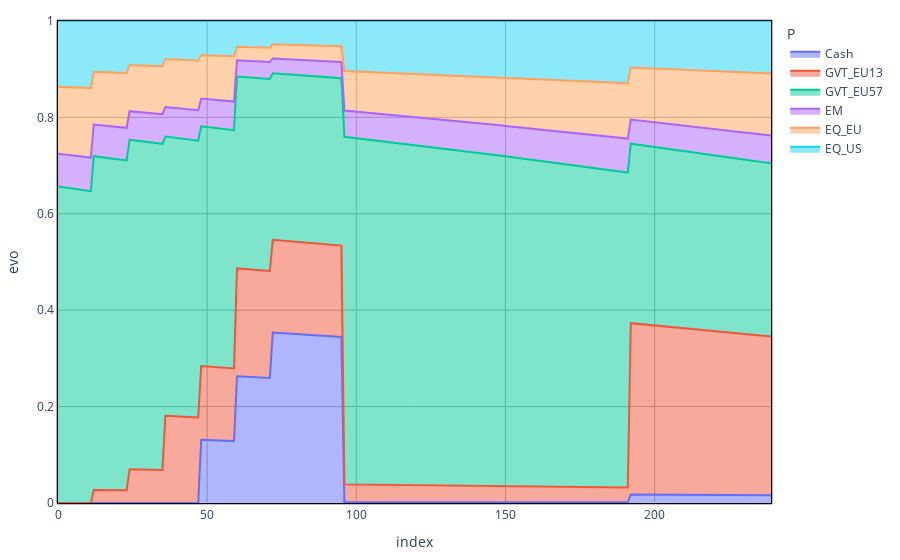
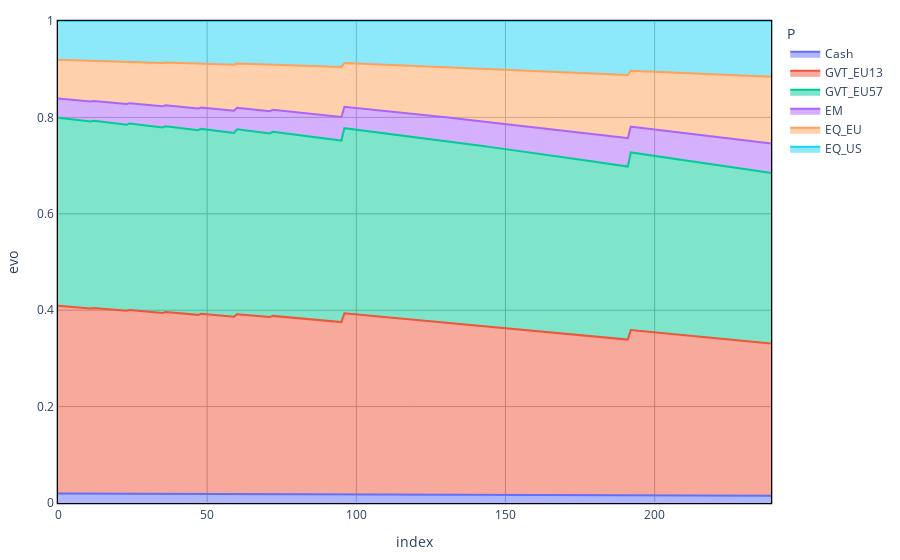

Source (notebook cell) for these figures, in order:
### Code cell
n_scen = None
perc = True
#print([solution[l][n_scen].varValue for l in Lt])
plt = ALMc.AssetAllocationChart(problem,sol,n_scen=n_scen, perc = perc)
plt.show()
plt = ALMc.AssetAllocationChart(problem,sol_bah,n_scen=n_scen, perc = perc)
plt.show()

### Figure 1 — Plotly figure (JSON) as saved in the notebook; plotly's stock layout.template omitted (floating-point values rounded to 4 significant figures; data arrays with more than 128 entries replaced by an {"elided": "..."} marker saying what was removed)
{"data": [{"hovertemplate": "P=Cash<br>index=%{x}<br>evo=%{y}<extra></extra>", "legendgroup": "Cash", "line": {"color": "#636efa"}, "mode": "lines", "name": "Cash", "orientation": "v", "showlegend": true, "stackgroup": "1", "type": "scatter", "x": {"elided": "240 int values"}, "xaxis": "x", "y": {"elided": "240 float values"}, "yaxis": "y"}, {"hovertemplate": "P=GVT_EU13<br>index=%{x}<br>evo=%{y}<extra></extra>", "legendgroup": "GVT_EU13", "line": {"color": "#EF553B"}, "mode": "lines", "name": "GVT_EU13", "orientation": "v", "showlegend": true, "stackgroup": "1", "type": "scatter", "x": {"elided": "240 int values"}, "xaxis": "x", "y": {"elided": "240 float values"}, "yaxis": "y"}, {"hovertemplate": "P=GVT_EU57<br>index=%{x}<br>evo=%{y}<extra></extra>", "legendgroup": "GVT_EU57", "line": {"color": "#00cc96"}, "mode": "lines", "name": "GVT_EU57", "orientation": "v", "showlegend": true, "stackgroup": "1", "type": "scatter", "x": {"elided": "240 int values"}, "xaxis": "x", "y": {"elided": "240 float values"}, "yaxis": "y"}, {"hovertemplate": "P=EM<br>index=%{x}<br>evo=%{y}<extra></extra>", "legendgroup": "EM", "line": {"color": "#ab63fa"}, "mode": "lines", "name": "EM", "orientation": "v", "showlegend": true, "stackgroup": "1", "type": "scatter", "x": {"elided": "240 int values"}, "xaxis": "x", "y": {"elided": "240 float values"}, "yaxis": "y"}, {"hovertemplate": "P=EQ_EU<br>index=%{x}<br>evo=%{y}<extra></extra>", "legendgroup": "EQ_EU", "line": {"color": "#FFA15A"}, "mode": "lines", "name": "EQ_EU", "orientation": "v", "showlegend": true, "stackgroup": "1", "type": "scatter", "x": {"elided": "240 int values"}, "xaxis": "x", "y": {"elided": "240 float values"}, "yaxis": "y"}, {"hovertemplate": "P=EQ_US<br>index=%{x}<br>evo=%{y}<extra></extra>", "legendgroup": "EQ_US", "line": {"color": "#19d3f3"}, "mode": "lines", "name": "EQ_US", "orientation": "v", "showlegend": true, "stackgroup": "1", "type": "scatter", "x": {"elided": "240 int values"}, "xaxis": "x", "y": {"elided": "240 float values"}, "yaxis": "y"}], "layout": {"legend": {"title": {"text": "P"}, "tracegroupgap": 0}, "margin": {"b": 20, "l": 20, "r": 20, "t": 20}, "paper_bgcolor": "white", "plot_bgcolor": "white", "showlegend": true, "xaxis": {"anchor": "y", "domain": [0, 1], "gridcolor": "darkgray", "gridwidth": 1, "linecolor": "black", "linewidth": 1.3, "mirror": true, "range": [0, 239], "showgrid": true, "showline": true, "title": {"text": "index"}}, "yaxis": {"anchor": "x", "domain": [0, 1], "gridcolor": "darkgray", "gridwidth": 1, "linecolor": "black", "linewidth": 1.3, "mirror": true, "range": [0, 1], "showgrid": true, "showline": true, "title": {"text": "evo"}}}}

### Figure 2 — Plotly figure (JSON) as saved in the notebook; plotly's stock layout.template omitted (floating-point values rounded to 4 significant figures; data arrays with more than 128 entries replaced by an {"elided": "..."} marker saying what was removed)
{"data": [{"hovertemplate": "P=Cash<br>index=%{x}<br>evo=%{y}<extra></extra>", "legendgroup": "Cash", "line": {"color": "#636efa"}, "mode": "lines", "name": "Cash", "orientation": "v", "showlegend": true, "stackgroup": "1", "type": "scatter", "x": {"elided": "240 int values"}, "xaxis": "x", "y": {"elided": "240 float values"}, "yaxis": "y"}, {"hovertemplate": "P=GVT_EU13<br>index=%{x}<br>evo=%{y}<extra></extra>", "legendgroup": "GVT_EU13", "line": {"color": "#EF553B"}, "mode": "lines", "name": "GVT_EU13", "orientation": "v", "showlegend": true, "stackgroup": "1", "type": "scatter", "x": {"elided": "240 int values"}, "xaxis": "x", "y": {"elided": "240 float values"}, "yaxis": "y"}, {"hovertemplate": "P=GVT_EU57<br>index=%{x}<br>evo=%{y}<extra></extra>", "legendgroup": "GVT_EU57", "line": {"color": "#00cc96"}, "mode": "lines", "name": "GVT_EU57", "orientation": "v", "showlegend": true, "stackgroup": "1", "type": "scatter", "x": {"elided": "240 int values"}, "xaxis": "x", "y": {"elided": "240 float values"}, "yaxis": "y"}, {"hovertemplate": "P=EM<br>index=%{x}<br>evo=%{y}<extra></extra>", "legendgroup": "EM", "line": {"color": "#ab63fa"}, "mode": "lines", "name": "EM", "orientation": "v", "showlegend": true, "stackgroup": "1", "type": "scatter", "x": {"elided": "240 int values"}, "xaxis": "x", "y": {"elided": "240 float values"}, "yaxis": "y"}, {"hovertemplate": "P=EQ_EU<br>index=%{x}<br>evo=%{y}<extra></extra>", "legendgroup": "EQ_EU", "line": {"color": "#FFA15A"}, "mode": "lines", "name": "EQ_EU", "orientation": "v", "showlegend": true, "stackgroup": "1", "type": "scatter", "x": {"elided": "240 int values"}, "xaxis": "x", "y": {"elided": "240 float values"}, "yaxis": "y"}, {"hovertemplate": "P=EQ_US<br>index=%{x}<br>evo=%{y}<extra></extra>", "legendgroup": "EQ_US", "line": {"color": "#19d3f3"}, "mode": "lines", "name": "EQ_US", "orientation": "v", "showlegend": true, "stackgroup": "1", "type": "scatter", "x": {"elided": "240 int values"}, "xaxis": "x", "y": {"elided": "240 float values"}, "yaxis": "y"}], "layout": {"legend": {"title": {"text": "P"}, "tracegroupgap": 0}, "margin": {"b": 20, "l": 20, "r": 20, "t": 20}, "paper_bgcolor": "white", "plot_bgcolor": "white", "showlegend": true, "xaxis": {"anchor": "y", "domain": [0, 1], "gridcolor": "darkgray", "gridwidth": 1, "linecolor": "black", "linewidth": 1.3, "mirror": true, "range": [0, 239], "showgrid": true, "showline": true, "title": {"text": "index"}}, "yaxis": {"anchor": "x", "domain": [0, 1], "gridcolor": "darkgray", "gridwidth": 1, "linecolor": "black", "linewidth": 1.3, "mirror": true, "range": [0, 1], "showgrid": true, "showline": true, "title": {"text": "evo"}}}}
